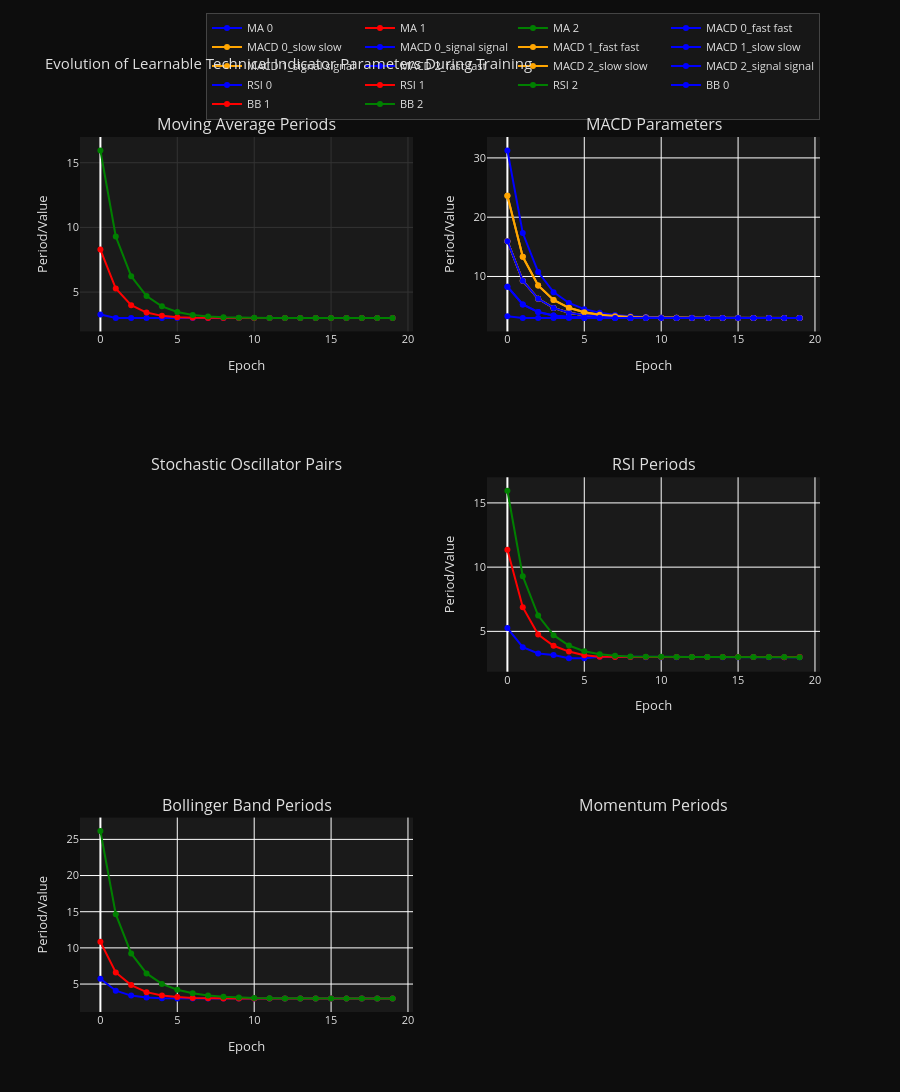

The code cell stored with this chart in its notebook:
### Markdown cell above
# ============================================================================
# INDICATOR PARAMETER EVOLUTION ANALYSIS DURING TRAINING
# ============================================================================
Analysis of how learnable technical indicator parameters change over training epochs.

### Code cell
import pandas as pd
import plotly.graph_objects as go
from plotly.subplots import make_subplots
import numpy as np

# Load indicator parameter history
indicator_df = pd.read_csv('indicator_params_history.csv')

# Extract parameter columns (exclude change_ columns for now)
param_cols = [col for col in indicator_df.columns if not col.startswith('change_') and
              not col.startswith('log_') and col not in ['epoch', 'timestamp']]

# Create subplots for different indicator groups
fig = make_subplots(
    rows=3, cols=2,
    subplot_titles=('Moving Average Periods', 'MACD Parameters',
                   'Stochastic Oscillator Pairs', 'RSI Periods',
                   'Bollinger Band Periods', 'Momentum Periods'),
    specs=[[{'secondary_y': False}, {'secondary_y': False}],
           [{'secondary_y': False}, {'secondary_y': False}],
           [{'secondary_y': False}, {'secondary_y': False}]]
)

# Colors for different parameters within each group
colors = ['blue', 'red', 'green', 'orange', 'purple', 'brown']

# Moving Averages
ma_cols = [col for col in param_cols if 'ma_period' in col]
for i, col in enumerate(ma_cols):
    fig.add_trace(
        go.Scatter(x=indicator_df['epoch'], y=indicator_df[col],
                  mode='lines+markers', name=f'MA {i}',
                  line=dict(color=colors[i % len(colors)]),
                  showlegend=True),
        row=1, col=1
    )

# MACD Parameters
macd_cols = [col for col in param_cols if 'macd' in col]
macd_groups = {}
for col in macd_cols:
    parts = col.split('_')
    group = f"{parts[1]}_{parts[2]}"  # e.g., '0_fast'
    if group not in macd_groups:
        macd_groups[group] = []
    macd_groups[group].append(col)

for i, (group, cols) in enumerate(macd_groups.items()):
    for j, col in enumerate(cols):
        param_type = col.split('_')[-1]  # fast, slow, signal
        fig.add_trace(
            go.Scatter(x=indicator_df['epoch'], y=indicator_df[col],
                      mode='lines+markers', name=f'MACD {group} {param_type}',
                      line=dict(color=colors[(i*3 + j) % len(colors)], dash='dash' if j==1 else 'solid'),
                      showlegend=True),
            row=1, col=2
        )

# Stochastic Pairs
pair_cols = [col for col in param_cols if 'pair' in col]
pair_groups = {}
for col in pair_cols:
    parts = col.split('_')
    group = f"{parts[1]}_{parts[2]}"  # e.g., '0_short'
    if group not in pair_groups:
        pair_groups[group] = []
    pair_groups[group].append(col)

for i, (group, cols) in enumerate(pair_groups.items()):
    for j, col in enumerate(cols):
        param_type = col.split('_')[-1]  # short, long, sig
        fig.add_trace(
            go.Scatter(x=indicator_df['epoch'], y=indicator_df[col],
                      mode='lines+markers', name=f'Stoch {group} {param_type}',
                      line=dict(color=colors[(i*3 + j) % len(colors)], dash='dot' if j==2 else 'solid'),
                      showlegend=True),
            row=2, col=1
        )

# RSI Periods
rsi_cols = [col for col in param_cols if 'rsi_period' in col]
for i, col in enumerate(rsi_cols):
    fig.add_trace(
        go.Scatter(x=indicator_df['epoch'], y=indicator_df[col],
                  mode='lines+markers', name=f'RSI {i}',
                  line=dict(color=colors[i % len(colors)]),
                  showlegend=True),
        row=2, col=2
    )

# Bollinger Bands
bb_cols = [col for col in param_cols if 'bb_period' in col]
for i, col in enumerate(bb_cols):
    fig.add_trace(
        go.Scatter(x=indicator_df['epoch'], y=indicator_df[col],
                  mode='lines+markers', name=f'BB {i}',
                  line=dict(color=colors[i % len(colors)]),
                  showlegend=True),
        row=3, col=1
    )

# Momentum
momentum_cols = [col for col in param_cols if 'momentum_period' in col]
for i, col in enumerate(momentum_cols):
    fig.add_trace(
        go.Scatter(x=indicator_df['epoch'], y=indicator_df[col],
                  mode='lines+markers', name=f'Momentum {i}',
                  line=dict(color=colors[i % len(colors)]),
                  showlegend=True),
        row=3, col=2
    )

# Update layout with dark theme
fig.update_layout(
    height=1200,
    title_text="Evolution of Learnable Technical Indicator Parameters During Training",
    title_font_color='#e0e0e0',
    showlegend=True,
    plot_bgcolor='#1a1a1a',
    paper_bgcolor='#0d0d0d',
    font=dict(color='#e0e0e0', size=11),
    xaxis_showgrid=True,
    xaxis_gridwidth=1,
    xaxis_gridcolor='#333333',
    yaxis_showgrid=True,
    yaxis_gridwidth=1,
    yaxis_gridcolor='#333333',
    legend=dict(
        orientation="h",
        yanchor="bottom",
        y=1.02,
        xanchor="right",
        x=1,
        bgcolor='rgba(26, 26, 26, 0.8)',
        bordercolor='#444444',
        borderwidth=1
    )
)

# Update x-axes
for i in range(1, 4):
    for j in range(1, 3):
        fig.update_xaxes(title_text="Epoch", row=i, col=j)

# Update y-axes
fig.update_yaxes(title_text="Period/Value", row=1, col=1)
fig.update_yaxes(title_text="Period/Value", row=1, col=2)
fig.update_yaxes(title_text="Period/Value", row=2, col=1)
fig.update_yaxes(title_text="Period/Value", row=2, col=2)
fig.update_yaxes(title_text="Period/Value", row=3, col=1)
fig.update_yaxes(title_text="Period/Value", row=3, col=2)

# Plotly display: prefer notebook mime rendering; fall back to browser if nbformat is unavailable
# try:
#     import nbformat  # noqa: F401
# except Exception:
#     import plotly.io as pio
#     pio.renderers.default = 'browser'
fig.show()

# Summary statistics
print("📊 INDICATOR PARAMETER EVOLUTION SUMMARY")
print("="*50)
print(f"Training epochs: {len(indicator_df)}")
print(f"Parameters tracked: {len(param_cols)}")

# Calculate parameter stability (coefficient of variation)
param_stats = indicator_df[param_cols].describe()
cv = (indicator_df[param_cols].std() / indicator_df[param_cols].mean()).abs()
cv_sorted = cv.sort_values(ascending=False)

print("\n🔄 Most Variable Parameters (Coefficient of Variation):")
for param, var in cv_sorted.head(10).items():
    final_val = indicator_df[param].iloc[-1]
    initial_val = indicator_df[param].iloc[0]
    change_pct = ((final_val - initial_val) / initial_val) * 100
    print(f"{param}: CV={var:.3f}, Change={change_pct:.1f}%")

print("\n📈 Parameter Ranges During Training:")
for param in param_cols[:10]:  # Show first 10
    min_val = indicator_df[param].min()
    max_val = indicator_df[param].max()
    range_val = max_val - min_val
    print(f"{param}: Range={range_val:.3f} (Min={min_val:.3f}, Max={max_val:.3f})")

# Correlation with loss
loss_cols = [col for col in indicator_df.columns if col.startswith('log_val_')]
if loss_cols:
    correlations = {}
    for param in param_cols:
        corr_with_loss = indicator_df[param].corr(indicator_df[loss_cols[0]])
        correlations[param] = abs(corr_with_loss)

    corr_sorted = sorted(correlations.items(), key=lambda x: x[1], reverse=True)
    print("\n🔗 Parameters Most Correlated with Validation Loss:")
    for param, corr in corr_sorted[:10]:
        print(f"{param}: |Corr|={corr:.3f}")

### Figure 1 — Plotly figure (JSON) as saved in the notebook; plotly's stock layout.template omitted (floating-point values rounded to 4 significant figures)
{"data": [{"line": {"color": "blue"}, "mode": "lines+markers", "name": "MA 0", "showlegend": true, "type": "scatter", "x": [0, 1, 2, 3, 4, 5, 6, 7, 8, 9, 10, 11, 12, 13, 14, 15, 16, 17, 18, 19], "xaxis": "x", "y": [3.271, 2.998, 3.0, 3.0, 3.0, 2.999, 3.0, 3.0, 3.0, 3.0, 3.0, 3.0, 3.0, 3.0, 3.0, 3.0, 3.0, 3.0, 3.0, 3.0], "yaxis": "y"}, {"line": {"color": "red"}, "mode": "lines+markers", "name": "MA 1", "showlegend": true, "type": "scatter", "x": [0, 1, 2, 3, 4, 5, 6, 7, 8, 9, 10, 11, 12, 13, 14, 15, 16, 17, 18, 19], "xaxis": "x", "y": [8.285, 5.274, 3.988, 3.413, 3.161, 3.056, 3.017, 3.005, 3.001, 3.0, 3.0, 3.0, 3.0, 3.0, 3.0, 3.0, 3.0, 3.0, 3.0, 3.0], "yaxis": "y"}, {"line": {"color": "green"}, "mode": "lines+markers", "name": "MA 2", "showlegend": true, "type": "scatter", "x": [0, 1, 2, 3, 4, 5, 6, 7, 8, 9, 10, 11, 12, 13, 14, 15, 16, 17, 18, 19], "xaxis": "x", "y": [15.95, 9.297, 6.23, 4.698, 3.895, 3.464, 3.233, 3.112, 3.051, 3.022, 3.009, 3.003, 3.001, 3.0, 3.0, 3.0, 3.0, 3.0, 3.0, 3.0], "yaxis": "y"}, {"line": {"color": "blue", "dash": "solid"}, "mode": "lines+markers", "name": "MACD 0_fast fast", "showlegend": true, "type": "scatter", "x": [0, 1, 2, 3, 4, 5, 6, 7, 8, 9, 10, 11, 12, 13, 14, 15, 16, 17, 18, 19], "xaxis": "x2", "y": [8.285, 5.274, 3.988, 3.413, 3.161, 3.056, 3.017, 3.005, 3.001, 3.0, 3.0, 3.0, 3.0, 3.0, 3.0, 3.0, 3.0, 3.0, 3.0, 3.0], "yaxis": "y2"}, {"line": {"color": "orange", "dash": "solid"}, "mode": "lines+markers", "name": "MACD 0_slow slow", "showlegend": true, "type": "scatter", "x": [0, 1, 2, 3, 4, 5, 6, 7, 8, 9, 10, 11, 12, 13, 14, 15, 16, 17, 18, 19], "xaxis": "x2", "y": [15.95, 9.297, 6.23, 4.698, 3.895, 3.464, 3.233, 3.112, 3.051, 3.022, 3.009, 3.003, 3.001, 3.0, 3.0, 3.0, 3.0, 3.0, 3.0, 3.0], "yaxis": "y2"}, {"line": {"color": "blue", "dash": "solid"}, "mode": "lines+markers", "name": "MACD 0_signal signal", "showlegend": true, "type": "scatter", "x": [0, 1, 2, 3, 4, 5, 6, 7, 8, 9, 10, 11, 12, 13, 14, 15, 16, 17, 18, 19], "xaxis": "x2", "y": [3.271, 2.998, 3.0, 3.0, 3.0, 3.0, 3.0, 3.0, 3.0, 3.0, 3.0, 3.0, 3.0, 3.0, 3.0, 3.0, 3.0, 3.0, 3.0, 3.0], "yaxis": "y2"}, {"line": {"color": "orange", "dash": "solid"}, "mode": "lines+markers", "name": "MACD 1_fast fast", "showlegend": true, "type": "scatter", "x": [0, 1, 2, 3, 4, 5, 6, 7, 8, 9, 10, 11, 12, 13, 14, 15, 16, 17, 18, 19], "xaxis": "x2", "y": [23.6, 13.32, 8.49, 6.032, 4.709, 3.968, 3.544, 3.3, 3.16, 3.083, 3.041, 3.019, 3.009, 3.004, 3.001, 3.001, 3.0, 3.0, 3.0, 3.0], "yaxis": "y2"}, {"line": {"color": "blue", "dash": "solid"}, "mode": "lines+markers", "name": "MACD 1_slow slow", "showlegend": true, "type": "scatter", "x": [0, 1, 2, 3, 4, 5, 6, 7, 8, 9, 10, 11, 12, 13, 14, 15, 16, 17, 18, 19], "xaxis": "x2", "y": [31.26, 17.32, 10.74, 7.358, 5.525, 4.485, 3.876, 3.512, 3.295, 3.165, 3.09, 3.047, 3.024, 3.012, 3.005, 3.002, 3.001, 3.0, 3.0, 3.0], "yaxis": "y2"}, {"line": {"color": "orange", "dash": "solid"}, "mode": "lines+markers", "name": "MACD 1_signal signal", "showlegend": true, "type": "scatter", "x": [0, 1, 2, 3, 4, 5, 6, 7, 8, 9, 10, 11, 12, 13, 14, 15, 16, 17, 18, 19], "xaxis": "x2", "y": [15.95, 9.297, 6.23, 4.698, 3.895, 3.464, 3.233, 3.112, 3.051, 3.022, 3.009, 3.003, 3.001, 3.0, 3.0, 3.0, 3.0, 3.0, 3.0, 3.0], "yaxis": "y2"}, {"line": {"color": "blue", "dash": "solid"}, "mode": "lines+markers", "name": "MACD 2_fast fast", "showlegend": true, "type": "scatter", "x": [0, 1, 2, 3, 4, 5, 6, 7, 8, 9, 10, 11, 12, 13, 14, 15, 16, 17, 18, 19], "xaxis": "x2", "y": [15.95, 9.297, 6.23, 4.698, 3.895, 3.464, 3.233, 3.112, 3.051, 3.022, 3.009, 3.003, 3.001, 3.0, 3.0, 3.0, 3.0, 3.0, 3.0, 3.0], "yaxis": "y2"}, {"line": {"color": "orange", "dash": "solid"}, "mode": "lines+markers", "name": "MACD 2_slow slow", "showlegend": true, "type": "scatter", "x": [0, 1, 2, 3, 4, 5, 6, 7, 8, 9, 10, 11, 12, 13, 14, 15, 16, 17, 18, 19], "xaxis": "x2", "y": [23.6, 13.32, 8.49, 6.032, 4.709, 3.968, 3.544, 3.3, 3.16, 3.083, 3.041, 3.019, 3.009, 3.004, 3.001, 3.001, 3.0, 3.0, 3.0, 3.0], "yaxis": "y2"}, {"line": {"color": "blue", "dash": "solid"}, "mode": "lines+markers", "name": "MACD 2_signal signal", "showlegend": true, "type": "scatter", "x": [0, 1, 2, 3, 4, 5, 6, 7, 8, 9, 10, 11, 12, 13, 14, 15, 16, 17, 18, 19], "xaxis": "x2", "y": [8.285, 5.274, 3.988, 3.413, 3.161, 3.057, 3.018, 3.005, 3.001, 3.0, 3.0, 3.0, 3.0, 3.0, 3.0, 3.0, 3.0, 3.0, 3.0, 3.0], "yaxis": "y2"}, {"line": {"color": "blue"}, "mode": "lines+markers", "name": "RSI 0", "showlegend": true, "type": "scatter", "x": [0, 1, 2, 3, 4, 5, 6, 7, 8, 9, 10, 11, 12, 13, 14, 15, 16, 17, 18, 19], "xaxis": "x4", "y": [5.256, 3.766, 3.275, 3.155, 2.915, 2.907, 3.017, 3.018, 3.001, 2.992, 2.988, 2.988, 2.996, 3.006, 2.99, 2.993, 2.997, 2.991, 2.993, 2.985], "yaxis": "y4"}, {"line": {"color": "red"}, "mode": "lines+markers", "name": "RSI 1", "showlegend": true, "type": "scatter", "x": [0, 1, 2, 3, 4, 5, 6, 7, 8, 9, 10, 11, 12, 13, 14, 15, 16, 17, 18, 19], "xaxis": "x4", "y": [11.35, 6.881, 4.758, 3.878, 3.427, 3.141, 3.025, 3.007, 3.009, 3.0, 2.996, 3.012, 3.005, 3.003, 3.0, 3.004, 2.997, 3.002, 2.991, 3.008], "yaxis": "y4"}, {"line": {"color": "green"}, "mode": "lines+markers", "name": "RSI 2", "showlegend": true, "type": "scatter", "x": [0, 1, 2, 3, 4, 5, 6, 7, 8, 9, 10, 11, 12, 13, 14, 15, 16, 17, 18, 19], "xaxis": "x4", "y": [15.95, 9.297, 6.235, 4.703, 3.898, 3.455, 3.224, 3.1, 3.049, 3.025, 3.019, 3.005, 3.002, 2.996, 3.004, 3.005, 3.005, 3.001, 3.002, 2.981], "yaxis": "y4"}, {"line": {"color": "blue"}, "mode": "lines+markers", "name": "BB 0", "showlegend": true, "type": "scatter", "x": [0, 1, 2, 3, 4, 5, 6, 7, 8, 9, 10, 11, 12, 13, 14, 15, 16, 17, 18, 19], "xaxis": "x5", "y": [5.746, 4.086, 3.405, 3.137, 3.04, 3.009, 3.001, 3.0, 3.0, 3.0, 3.0, 3.0, 3.0, 3.0, 3.0, 3.0, 3.0, 3.0, 3.0, 3.0], "yaxis": "y5"}, {"line": {"color": "red"}, "mode": "lines+markers", "name": "BB 1", "showlegend": true, "type": "scatter", "x": [0, 1, 2, 3, 4, 5, 6, 7, 8, 9, 10, 11, 12, 13, 14, 15, 16, 17, 18, 19], "xaxis": "x5", "y": [10.84, 6.609, 4.855, 3.882, 3.428, 3.201, 3.086, 3.034, 3.012, 3.004, 3.001, 3.0, 3.0, 3.0, 3.0, 3.0, 3.0, 3.0, 3.0, 3.0], "yaxis": "y5"}, {"line": {"color": "green"}, "mode": "lines+markers", "name": "BB 2", "showlegend": true, "type": "scatter", "x": [0, 1, 2, 3, 4, 5, 6, 7, 8, 9, 10, 11, 12, 13, 14, 15, 16, 17, 18, 19], "xaxis": "x5", "y": [26.15, 14.65, 9.24, 6.474, 5.021, 4.208, 3.732, 3.43, 3.246, 3.137, 3.074, 3.038, 3.019, 3.009, 3.004, 3.002, 3.001, 3.0, 3.0, 3.0], "yaxis": "y5"}], "layout": {"annotations": [{"font": {"size": 16}, "showarrow": false, "text": "Moving Average Periods", "x": 0.225, "xanchor": "center", "xref": "paper", "y": 1, "yanchor": "bottom", "yref": "paper"}, {"font": {"size": 16}, "showarrow": false, "text": "MACD Parameters", "x": 0.775, "xanchor": "center", "xref": "paper", "y": 1, "yanchor": "bottom", "yref": "paper"}, {"font": {"size": 16}, "showarrow": false, "text": "Stochastic Oscillator Pairs", "x": 0.225, "xanchor": "center", "xref": "paper", "y": 0.6111, "yanchor": "bottom", "yref": "paper"}, {"font": {"size": 16}, "showarrow": false, "text": "RSI Periods", "x": 0.775, "xanchor": "center", "xref": "paper", "y": 0.6111, "yanchor": "bottom", "yref": "paper"}, {"font": {"size": 16}, "showarrow": false, "text": "Bollinger Band Periods", "x": 0.225, "xanchor": "center", "xref": "paper", "y": 0.2222, "yanchor": "bottom", "yref": "paper"}, {"font": {"size": 16}, "showarrow": false, "text": "Momentum Periods", "x": 0.775, "xanchor": "center", "xref": "paper", "y": 0.2222, "yanchor": "bottom", "yref": "paper"}], "font": {"color": "#e0e0e0", "size": 11}, "height": 1200, "legend": {"bgcolor": "rgba(26, 26, 26, 0.8)", "bordercolor": "#444444", "borderwidth": 1, "orientation": "h", "x": 1, "xanchor": "right", "y": 1.02, "yanchor": "bottom"}, "paper_bgcolor": "#0d0d0d", "plot_bgcolor": "#1a1a1a", "showlegend": true, "title": {"font": {"color": "#e0e0e0"}, "text": "Evolution of Learnable Technical Indicator Parameters During Training"}, "xaxis": {"anchor": "y", "domain": [0, 0.45], "gridcolor": "#333333", "gridwidth": 1, "showgrid": true, "title": {"text": "Epoch"}}, "xaxis2": {"anchor": "y2", "domain": [0.55, 1], "title": {"text": "Epoch"}}, "xaxis3": {"anchor": "y3", "domain": [0, 0.45], "title": {"text": "Epoch"}}, "xaxis4": {"anchor": "y4", "domain": [0.55, 1], "title": {"text": "Epoch"}}, "xaxis5": {"anchor": "y5", "domain": [0, 0.45], "title": {"text": "Epoch"}}, "xaxis6": {"anchor": "y6", "domain": [0.55, 1], "title": {"text": "Epoch"}}, "yaxis": {"anchor": "x", "domain": [0.7778, 1], "gridcolor": "#333333", "gridwidth": 1, "showgrid": true, "title": {"text": "Period/Value"}}, "yaxis2": {"anchor": "x2", "domain": [0.7778, 1], "title": {"text": "Period/Value"}}, "yaxis3": {"anchor": "x3", "domain": [0.3889, 0.6111], "title": {"text": "Period/Value"}}, "yaxis4": {"anchor": "x4", "domain": [0.3889, 0.6111], "title": {"text": "Period/Value"}}, "yaxis5": {"anchor": "x5", "domain": [0, 0.2222], "title": {"text": "Period/Value"}}, "yaxis6": {"anchor": "x6", "domain": [0, 0.2222], "title": {"text": "Period/Value"}}}}
